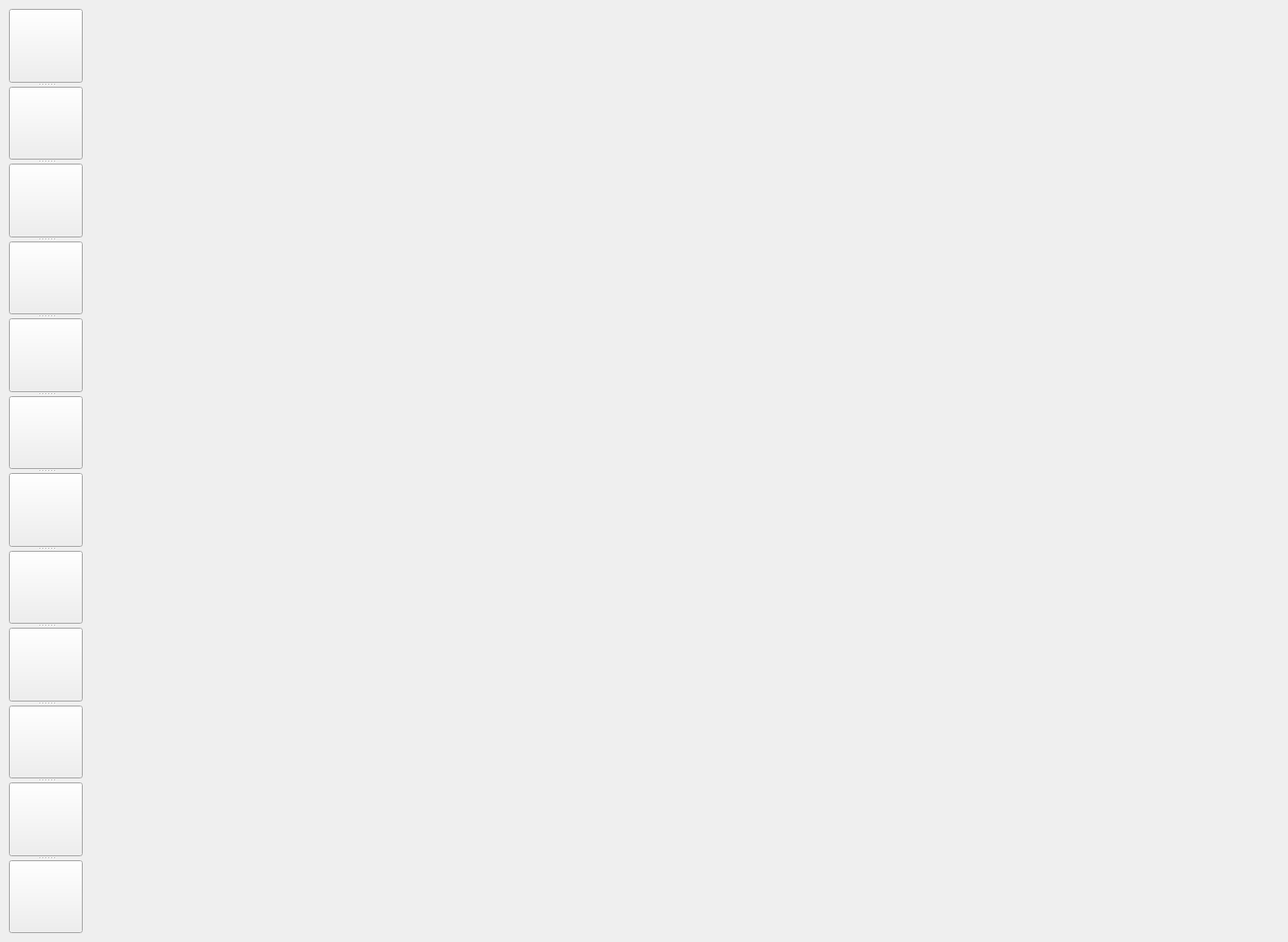
<?xml version="1.0" encoding="UTF-8"?>
<ui version="4.0">
 <class>Board</class>
 <widget class="QMainWindow" name="Board">
  <property name="geometry">
   <rect>
    <x>0</x>
    <y>0</y>
    <width>1307</width>
    <height>956</height>
   </rect>
  </property>
  <property name="windowTitle">
   <string>MainWindow</string>
  </property>
  <widget class="QWidget" name="centralwidget">
   <layout class="QFormLayout" name="formLayout">
    <item row="0" column="0">
     <widget class="QSplitter" name="splitter">
      <property name="orientation">
       <enum>Qt::Vertical</enum>
      </property>
      <widget class="QPushButton" name="pushButton_10">
       <property name="styleSheet">
        <string notr="true">QPushButton{
	
	border-image: url(:/new/prefix1/3d.png);



}
QPushButton:hover{
	
	
	
	
	
	border-image: url(:/new/prefix1/3d_hover.png);
	
}

QPushButton:checked{
	
	
	
	
	border-image: url(:/new/prefix1/3d_press.png);
	
}
</string>
       </property>
       <property name="text">
        <string/>
       </property>
      </widget>
      <widget class="QPushButton" name="pushButton_4">
       <property name="styleSheet">
        <string notr="true">QPushButton{
	
	border-image: url(:/new/prefix1/bs.png);



}
QPushButton:hover{
	
	
	
	
	
	border-image: url(:/new/prefix1/bs_hover.png);
	
}

QPushButton:checked{
	
	
	
	border-image: url(:/new/prefix1/bs_press.png);
	
}
</string>
       </property>
       <property name="text">
        <string/>
       </property>
      </widget>
      <widget class="QPushButton" name="pushButton">
       <property name="styleSheet">
        <string notr="true">QPushButton{
border-image: url(:/new/prefix1/pencil.png);



}
QPushButton:hover{
	
	
	border-image: url(:/new/prefix1/pencil_hover.png);
	
}

QPushButton:checked{
	
	
	border-image: url(:/new/prefix1/pencil_press.png);
	
}
</string>
       </property>
       <property name="text">
        <string/>
       </property>
      </widget>
      <widget class="QPushButton" name="pushButton_3">
       <property name="styleSheet">
        <string notr="true">QPushButton{
	
	border-image: url(:/new/prefix1/brush.png);



}
QPushButton:hover{
	
	
	
	
	
	border-image: url(:/new/prefix1/brush_hover.png);
	
}

QPushButton:checked{
	
	
	
	
	
	border-image: url(:/new/prefix1/brush_press.png);
	
}
</string>
       </property>
       <property name="text">
        <string/>
       </property>
      </widget>
      <widget class="QPushButton" name="pushButton_2">
       <property name="styleSheet">
        <string notr="true">QPushButton{
	border-image: url(:/new/prefix1/bit.png);



}
QPushButton:hover{
	
	
	
	
	border-image: url(:/new/prefix1/bit_hover.png);
	
}

QPushButton:checked{
	
	
	
	border-image: url(:/new/prefix1/bit_press.png);
	
}
</string>
       </property>
       <property name="text">
        <string/>
       </property>
      </widget>
      <widget class="QPushButton" name="pushButton_5">
       <property name="styleSheet">
        <string notr="true">QPushButton{
	
	border-image: url(:/new/prefix1/square.png);



}
QPushButton:hover{
	
	
	
	
	border-image: url(:/new/prefix1/square_hover.png);
	
}

QPushButton:checked{
	
	
	
	
	border-image: url(:/new/prefix1/square_press.png);
	
}
</string>
       </property>
       <property name="text">
        <string/>
       </property>
      </widget>
      <widget class="QPushButton" name="pushButton_8">
       <property name="styleSheet">
        <string notr="true">QPushButton{
	border-image: url(:/new/prefix1/claer.png);



}
QPushButton:hover{
	
	
	
	border-image: url(:/new/prefix1/clear_hover.png);
	
}

QPushButton:press{
	
	
	border-image: url(:/new/prefix1/clear_press.png);
	
}
</string>
       </property>
       <property name="text">
        <string/>
       </property>
      </widget>
      <widget class="QPushButton" name="pushButton_6">
       <property name="styleSheet">
        <string notr="true">QPushButton{
	
	border-image: url(:/new/prefix1/make3d.png);



}
QPushButton:hover{
	
	
	
	
	border-image: url(:/new/prefix1/makesd_press.png);
	
}

QPushButton:checked{
	
	
	
	border-image: url(:/new/prefix1/makesd_press.png);
	
}
</string>
       </property>
       <property name="text">
        <string/>
       </property>
      </widget>
      <widget class="QPushButton" name="pushButton_7">
       <property name="styleSheet">
        <string notr="true">QPushButton{
	
	
	border-image: url(:/new/prefix1/light_press.png);



}
QPushButton:hover{
	
	
	
	
	
	border-image: url(:/new/prefix1/light.png);
	
}

QPushButton:checked{
	
	
	
	
	border-image: url(:/new/prefix1/light.png);
	
}
</string>
       </property>
       <property name="text">
        <string/>
       </property>
      </widget>
      <widget class="QPushButton" name="pushButton_11">
       <property name="styleSheet">
        <string notr="true">QPushButton{
	
	border-image: url(:/new/prefix1/text.png);



}
QPushButton:hover{
	
	
	
	
	border-image: url(:/new/prefix1/text_hover.png);
	
}

QPushButton:checked{
	
	
	
	border-image: url(:/new/prefix1/text_press.png);
	
}
</string>
       </property>
       <property name="text">
        <string/>
       </property>
      </widget>
      <widget class="QPushButton" name="pushButton_9">
       <property name="minimumSize">
        <size>
         <width>75</width>
         <height>0</height>
        </size>
       </property>
       <property name="text">
        <string/>
       </property>
      </widget>
      <widget class="QPushButton" name="pushButton_12">
       <property name="styleSheet">
        <string notr="true">QPushButton{
	
	border-image: url(:/new/prefix1/save.png);



}
QPushButton:hover{
	
	
	
	
	border-image: url(:/new/prefix1/save_press.png);
	
}

QPushButton:press{
	
	
	border-image: url(:/new/prefix1/save_press.png);
	
}
</string>
       </property>
       <property name="text">
        <string/>
       </property>
      </widget>
     </widget>
    </item>
    <item row="0" column="1">
     <widget class="Openglwidget" name="widget" native="true"/>
    </item>
   </layout>
  </widget>
  <widget class="QMenuBar" name="menubar">
   <property name="geometry">
    <rect>
     <x>0</x>
     <y>0</y>
     <width>1307</width>
     <height>23</height>
    </rect>
   </property>
  </widget>
 </widget>
 <customwidgets>
  <customwidget>
   <class>Openglwidget</class>
   <extends>QWidget</extends>
   <header location="global">Openglwidget.h</header>
   <container>1</container>
  </customwidget>
 </customwidgets>
 <resources/>
 <connections/>
</ui>
